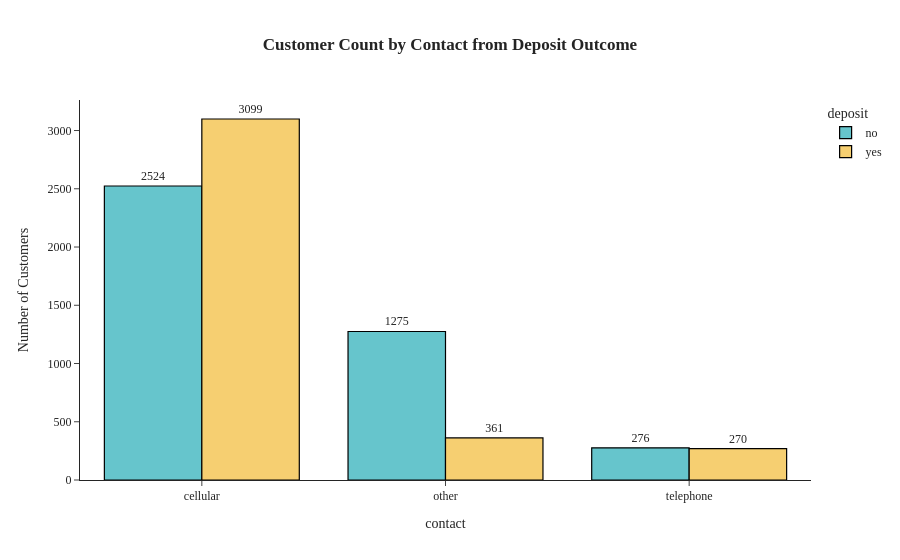

This figure's notebook cell:
### Markdown cell above
#### Uji hipotesis untuk Contact

### Code cell
# tabel distribusi
print("Distribusi jumlah customer berdasarkan contact terhadap Deposit:")
jumlah_contact = df_eda.groupby('contact')['deposit'].value_counts()
proporsi_contact = df_eda.groupby('contact')['deposit'].value_counts(normalize=True)

contact_deposit_counts = df_eda.groupby(['contact', 'deposit']).size().reset_index(name='count')

# visualisasi bar chart
fig_contact = px.bar(contact_deposit_counts, x='contact', y='count', color='deposit', barmode='group',
             text='count', title='<b>Customer Count by Contact from Deposit Outcome',
             template='simple_white', color_discrete_sequence=px.colors.qualitative.Pastel)
fig_contact.update_traces(marker=dict(line=dict(color='#000000', width=1.2)), textposition='outside')
fig_contact.update_layout(xaxis_title='contact',
                  yaxis_title='Number of Customers',
                  title_x=0.5,
                  font_family="Times New Roman",
                  title_font_family="Times New Roman")

display(pd.DataFrame({'Jumlah': jumlah_contact, 'Proporsi': proporsi_contact}))
display(fig_contact.show())

### Figure 1 — Plotly figure (JSON) as saved in the notebook; plotly's stock layout.template omitted (floating-point values rounded to 4 significant figures)
{"data": [{"alignmentgroup": "True", "hovertemplate": "deposit=no<br>contact=%{x}<br>count=%{text}<extra></extra>", "legendgroup": "no", "marker": {"color": "rgb(102, 197, 204)", "line": {"color": "#000000", "width": 1.2}, "pattern": {"shape": ""}}, "name": "no", "offsetgroup": "no", "orientation": "v", "showlegend": true, "text": [2524.0, 1275.0, 276.0], "textposition": "outside", "type": "bar", "x": ["cellular", "other", "telephone"], "xaxis": "x", "y": [2524, 1275, 276], "yaxis": "y"}, {"alignmentgroup": "True", "hovertemplate": "deposit=yes<br>contact=%{x}<br>count=%{text}<extra></extra>", "legendgroup": "yes", "marker": {"color": "rgb(246, 207, 113)", "line": {"color": "#000000", "width": 1.2}, "pattern": {"shape": ""}}, "name": "yes", "offsetgroup": "yes", "orientation": "v", "showlegend": true, "text": [3099.0, 361.0, 270.0], "textposition": "outside", "type": "bar", "x": ["cellular", "other", "telephone"], "xaxis": "x", "y": [3099, 361, 270], "yaxis": "y"}], "layout": {"barmode": "group", "font": {"family": "Times New Roman"}, "legend": {"title": {"text": "deposit"}, "tracegroupgap": 0}, "title": {"font": {"family": "Times New Roman"}, "text": "<b>Customer Count by Contact from Deposit Outcome", "x": 0.5}, "xaxis": {"anchor": "y", "domain": [0, 1], "title": {"text": "contact"}}, "yaxis": {"anchor": "x", "domain": [0, 1], "title": {"text": "Number of Customers"}}}}
